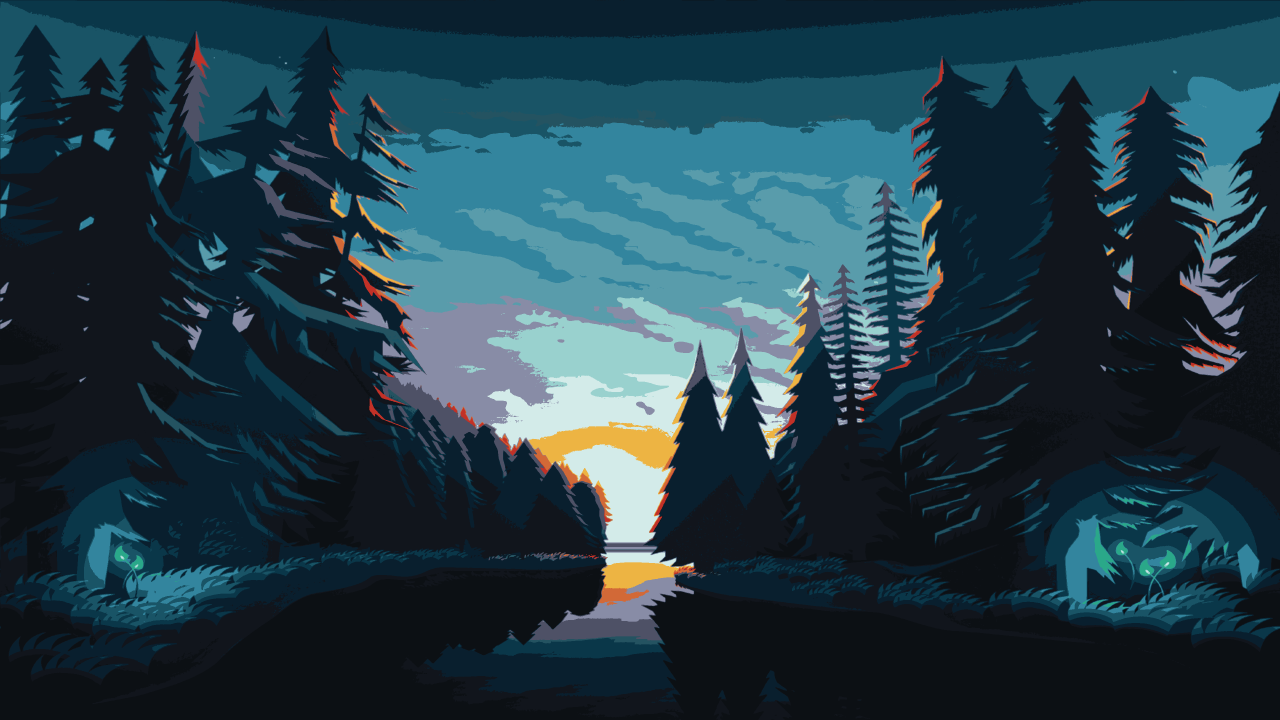
#> input picture wallpapers/wallpaper.png, 3840 x 2160 px (shown at 1/3 size)
$ python -i wallpaper-menu.py   (imports and definitions only)
#> lines starting #> are read from the running program, lines starting #| are printed output that depends on the picture
#!/usr/bin/env python3
import os
import subprocess
from PIL import Image
import numpy as np

WALLPAPER_DIR = os.path.expanduser("~/Pictures/Wallpapers")
CURRENT_WALL = os.path.expanduser("~/.config/i3/current-wallpaper")
COLORS_FILE = os.path.expanduser("~/.config/i3/colors")
POLYBAR_COLORS = os.path.expanduser("~/.config/polybar/colors.ini")
ALACRITTY_COLORS = os.path.expanduser("~/.config/alacritty/colors.toml")
KITTY_COLORS = os.path.expanduser("~/.config/kitty/colors.conf")
ROFI_COLORS = os.path.expanduser("~/.config/rofi/colors.rasi")
VIDEO_EXTENSIONS = {'.mp4', '.webm', '.mkv', '.avi', '.mov', '.gif'}
IMAGE_EXTENSIONS = {'.png', '.jpg', '.jpeg', '.bmp', '.webp', '.tiff'}

DEFAULT_COLORS = {
    'bg': '#1e1e2e', 'bg_alt': '#181825', 'fg': '#cdd6f4', 'fg_alt': '#bac2de',
    'primary': '#89b4fa', 'secondary': '#f5c2e7', 'error': '#f38ba8',
    'surface': '#313244', 'surface_alt': '#242438', 'outline': '#585b70',
    'accent': '#74c7ec'
}

def extract_colors(image_path, n_colors=8):
#> called with image_path = '../../wallpapers/wallpaper.png', n_colors = 8
    img = Image.open(image_path).convert('RGB')
    img = img.resize((150, 150), Image.Resampling.LANCZOS)
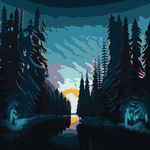
#> img: PIL image 150x150 RGB; mean R, G, B 33.4, 59.2, 70.3
    pixels = np.array(img).reshape(-1, 3).astype(float)
    centroids = pixels[np.random.choice(len(pixels), n_colors, replace=False)]
#> centroids = [[12, 16, 20], [9, 31, 46], [18, 23, 30], [134, 138, 165], [15, 19, 25], [12, 29, 42], [51, 133, 158], [13, 41, 55]]
    for _ in range(20):
        dists = np.linalg.norm(pixels[:, None] - centroids[None, :], axis=2)
        labels = np.argmin(dists, axis=1)
        new_centroids = np.array([pixels[labels == i].mean(axis=0) if np.any(labels == i) else centroids[i] for i in range(n_colors)])
        if np.allclose(centroids, new_centroids, atol=1):
            break
        centroids = new_centroids
    counts = np.bincount(labels, minlength=n_colors)
#> counts = [3644, 2807, 3410, 968, 1351, 4508, 3277, 2535]
    order = np.argsort(-counts)
#> order = [5, 0, 2, 6, 1, 7, 4, 3]
    centroids = centroids[order].astype(int)
#> centroids = [[10, 31, 46], [11, 15, 19], [17, 22, 29], [79, 140, 159], [14, 53, 70], [38, 84, 100], [15, 18, 25], [186, 206, 189]]

    def brightness(c):
        return 0.299 * c[0] + 0.587 * c[1] + 0.114 * c[2]

    dark_idx = [i for i in range(n_colors) if brightness(centroids[i]) < 128]
#> dark_idx = [0, 1, 2, 3, 4, 5, 6]
    light_idx = [i for i in range(n_colors) if brightness(centroids[i]) >= 128]
#> light_idx = [7]
    if not dark_idx:
        dark_idx = list(range(n_colors))
    if not light_idx:
        light_idx = list(range(n_colors))
    c = centroids
#> c has the same summary as centroids
    bg = c[dark_idx[0]]
#> bg = [10, 31, 46]
    bg_alt = c[dark_idx[min(1, len(dark_idx) - 1)]]
#> bg_alt = [11, 15, 19]
    fg = c[light_idx[0]]
#> fg = [186, 206, 189]
    fg_alt = c[light_idx[min(1, len(light_idx) - 1)]]
#> fg_alt = [186, 206, 189]
    accent_candidates = [c[i] for i in range(n_colors)
                         if i not in [dark_idx[0], light_idx[0]]
                         and abs(brightness(c[i]) - 128) < 80]
#> accent_candidates = [[79, 140, 159], [38, 84, 100]]
    if not accent_candidates:
        accent_candidates = [c[i] for i in range(1, n_colors)]
    accent = accent_candidates[0]
#> accent = [79, 140, 159]
    accent_alt = accent_candidates[min(1, len(accent_candidates) - 1)]
#> accent_alt = [38, 84, 100]
    error = np.clip(accent + np.array([120, -60, -60]), 0, 255).astype(int)
#> error = [199, 80, 99]
    return {
        'bg': rgb_hex(bg), 'bg_alt': rgb_hex(bg_alt),
        'fg': rgb_hex(fg), 'fg_alt': rgb_hex(fg_alt),
        'primary': rgb_hex(accent), 'secondary': rgb_hex(accent_alt),
        'error': rgb_hex(error),
        'surface': rgb_hex(np.clip((bg * 0.7 + fg * 0.3), 0, 255).astype(int)),
        'surface_alt': rgb_hex(np.clip((bg * 0.85 + fg * 0.15), 0, 255).astype(int)),
        'outline': rgb_hex(np.clip((bg * 0.5 + fg * 0.5), 0, 255).astype(int)),
        'accent': rgb_hex(np.clip((accent * 0.8 + fg * 0.2), 0, 255).astype(int)),
    }

def rgb_hex(c):
    return f"#{c[0]:02x}{c[1]:02x}{c[2]:02x}"

def hex_to_0x(h):
    return f"0x{h[1:]}"

# [216 lines left out: functions set_static_wallpaper, set_video_wallpaper, kill_video_wallpaper, extract_first_frame, apply_colors, get_wallpaper_files and 1 more, not called in this run]

def apply_wallpaper(path, is_video=False):
    if is_video:
        frame_path = extract_first_frame(path)
        if os.path.exists(frame_path):
            colors = extract_colors(frame_path)
            subprocess.Popen(["betterlockscreen", "-u", frame_path, "--fx", "dim,blur", "--dim", "10", "--blur", "0.05"],
                           stdout=subprocess.DEVNULL, stderr=subprocess.DEVNULL)
            try:
                os.unlink(frame_path)
            except OSError:
                pass
        else:
            colors = DEFAULT_COLORS.copy()
        set_video_wallpaper(path)
    else:
        colors = extract_colors(path)
#> colors = 11 items
#> (the run stopped early here; a loop or call above may not have finished)
